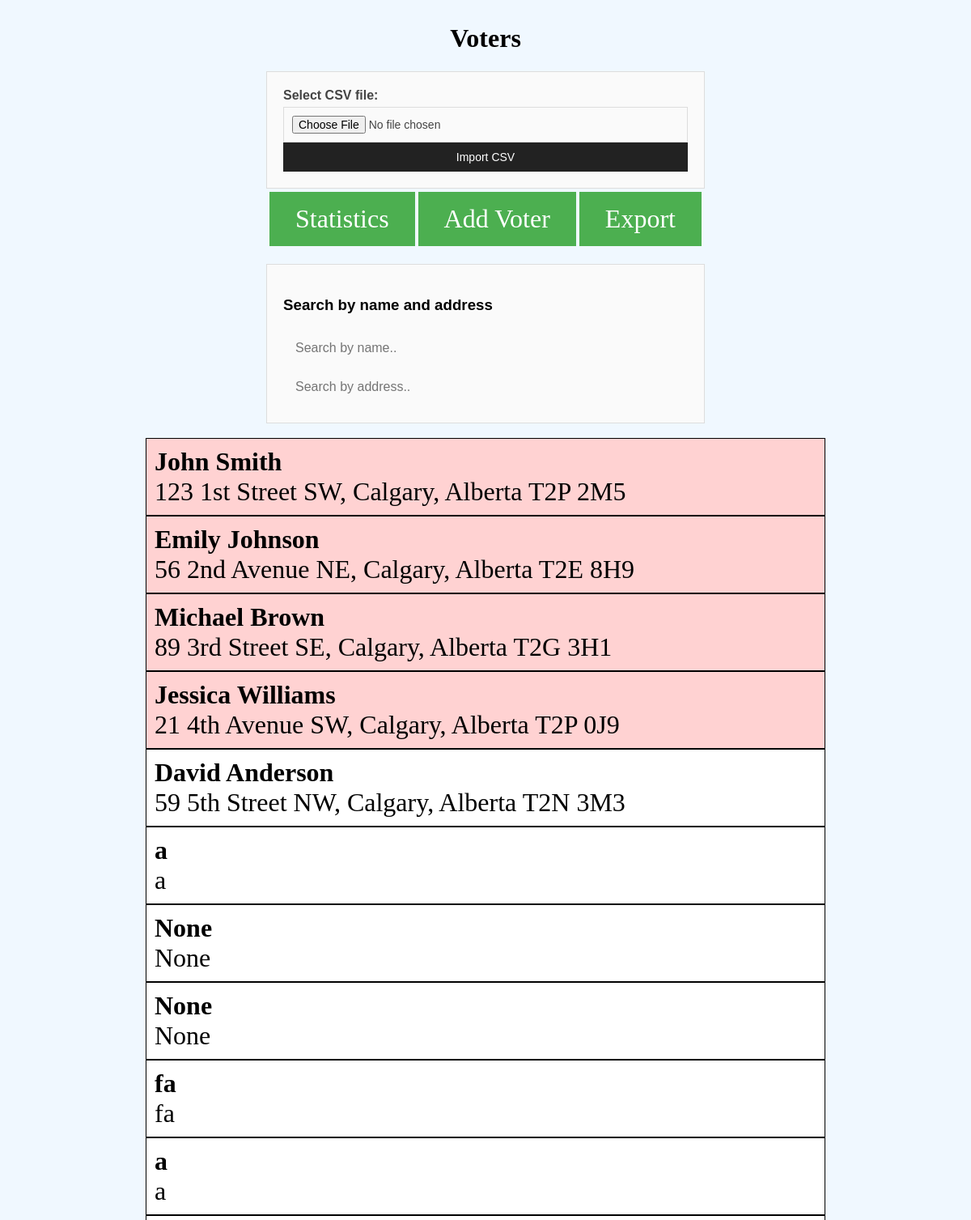
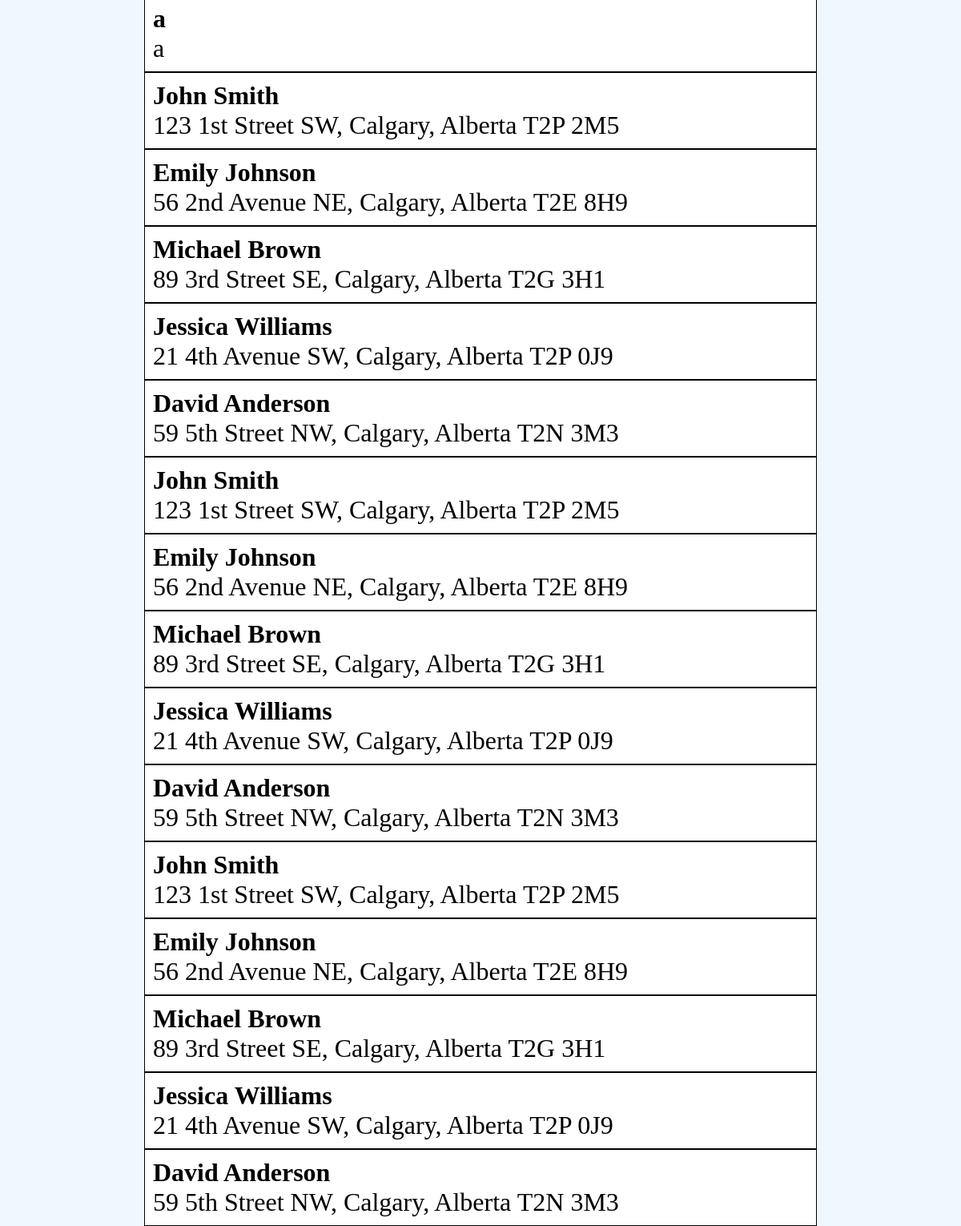
The app's page / (signed in) with its own data (2 pictures, top to bottom).
### votehelperapp/models.py (models this page shows)
class Voter(models.Model):
    id = models.UUIDField(primary_key=True, default=uuid.uuid4, editable=False)
    name = models.TextField()
    address = models.TextField()
    email = models.TextField(default="", blank=True)
    phone = models.TextField(default="", blank=True)
    neighbourhood = models.TextField(default="", blank=True)
    assignedEmp = models.TextField(default="", blank=True)
    decision = models.CharField(max_length=20, blank=True)
    notes = models.TextField(blank=True)

### votehelperapp/views.py (the view)
# urls.py: path('', views.VoterList.as_view(), name='voterlist'),
class VoterList(LoginRequiredMixin, ListView):
    template_name = "voterlist.html"
    model = Voter

### votehelperapp/templates/voterlist.html (shortened to what this page needs)
<!DOCTYPE html>
<html lang="en">
    <head>
        {% load static %}
        <link rel="stylesheet" type="text/css" href="{% static 'liststyle.css' %}">
    </head>
    <body>
        <div style="text-align:center;">
            <h1>Voters</h1>
        </div>
        {% if request.user.is_superuser %}
        <form action="{% url 'import_csv' %}" method="post" enctype="multipart/form-data">
            <div>
                <label for="csv_file">Select CSV file:</label>
                <input type="file" id="csv_file" name="csv_file" accept=".csv" required>
            </div>
            <div>
                <input type="submit" value="Import CSV">
            </div>
        </form>
        {% endif %}
        <div class='center'>
            <a href="{% url 'stats' %}" id="statsbutton">Statistics</a>
            <a href="{% url 'addvoter' %}" id="statsbutton">Add Voter</a>
            <a href="{% url 'export' %}" id="statsbutton">Export</a>
        </div>
        <br>
        <form>
            <h3>Search by name and address</h3>
            <input type="text" id="nameInput" onkeyup="filterVoters()" placeholder="Search by name..">
            <input type="text" id="addressInput" onkeyup="filterVoters()" placeholder="Search by address..">
        </form>
        <br>
        <div class="voter-list">
            {% for voter in object_list %}
            {% if request.user.is_superuser or voter.neighbourhood == request.user.groups.all.first.name or voter.assignedEmp == request.user.username %}
            {% if voter.decision %}
            <a style="background-color: #ffd2d2"
                href="{% url 'survey' %}?id={{ voter.id }}"><b>{{ voter.name }}</b><br>{{ voter.address }}</a>
            {% else %}
            <a href="{% url 'survey' %}?id={{ voter.id }}"><b>{{ voter.name }}</b><br>{{ voter.address }}</a>
            {% endif %}
            {% endif %}
            {% endfor %}
        </div>
    </body>
</html>

### votehelperapp/static/liststyle.css (style rules this page uses)
html { height: 100%; display: flex; justify-content: center; }
body { width: 70%; display: block; font-size: 1em; background-color: aliceblue; }
.center { display: flex; justify-content: center; align-items: center; }
.voter-list { width: 100%; font-size: 2em; }
.voter-list a { background-color: #ffffff; color: black; display: block; padding: 10px; text-decoration: none; border-style: solid; border-width: thin; box-sizing: border-box; }
#statsbutton { text-decoration: none; background-color: #4CAF50; border: none; color: white; padding: 15px 32px; text-align: center; text-decoration: none; display: inline-block; font-size: 2em; margin: 4px 2px; cursor: pointer; }
form { width: 500px; margin: auto; padding: 20px; background-color: #fafafa; border: 1px solid #ddd; font-family: sans-serif; }
label { font-weight: bold; display: block; margin-bottom: 5px; color: #444; }
input[type="file"] { padding: 10px; border: 1px solid #ddd; width: 100%; box-sizing: border-box; font-family: sans-serif; font-size: 14px; color: #444; }
input[type="submit"] { background-color: #222; color: #fff; padding: 10px; border: none; width: 100%; box-sizing: border-box; font-family: sans-serif; font-size: 14px; cursor: pointer; }
input[type="text"] { border: none; background-color: transparent; padding: 15px; font-size: 1em; width: 100%; }

### records on screen
Voter: name "John Smith", address "123 1st Street SW, Calgary, Alberta T2P 2M5"
Voter: name "Emily Johnson", address "56 2nd Avenue NE, Calgary, Alberta T2E 8H9"
Voter: name "Michael Brown", address "89 3rd Street SE, Calgary, Alberta T2G 3H1"
Voter: name "Jessica Williams", address "21 4th Avenue SW, Calgary, Alberta T2P 0J9"
Voter: name "David Anderson", address "59 5th Street NW, Calgary, Alberta T2N 3M3"
Voter: name "a", address "a"
Voter: name "None", address "None"
Voter: name "None", address "None"
Voter: name "fa", address "fa"
Voter: name "a", address "a"
Voter: name "a", address "a"
Voter: name "John Smith", address "123 1st Street SW, Calgary, Alberta T2P 2M5"
Voter: name "Emily Johnson", address "56 2nd Avenue NE, Calgary, Alberta T2E 8H9"
Voter: name "Michael Brown", address "89 3rd Street SE, Calgary, Alberta T2G 3H1"
Voter: name "Jessica Williams", address "21 4th Avenue SW, Calgary, Alberta T2P 0J9"
Voter: name "David Anderson", address "59 5th Street NW, Calgary, Alberta T2N 3M3"
Voter: name "John Smith", address "123 1st Street SW, Calgary, Alberta T2P 2M5"
Voter: name "Emily Johnson", address "56 2nd Avenue NE, Calgary, Alberta T2E 8H9"
Voter: name "Michael Brown", address "89 3rd Street SE, Calgary, Alberta T2G 3H1"
Voter: name "Jessica Williams", address "21 4th Avenue SW, Calgary, Alberta T2P 0J9"
Voter: name "David Anderson", address "59 5th Street NW, Calgary, Alberta T2N 3M3"
Voter: name "John Smith", address "123 1st Street SW, Calgary, Alberta T2P 2M5"
Voter: name "Emily Johnson", address "56 2nd Avenue NE, Calgary, Alberta T2E 8H9"
Voter: name "Michael Brown", address "89 3rd Street SE, Calgary, Alberta T2G 3H1"
Voter: name "Jessica Williams", address "21 4th Avenue SW, Calgary, Alberta T2P 0J9"
Voter: name "David Anderson", address "59 5th Street NW, Calgary, Alberta T2N 3M3"
